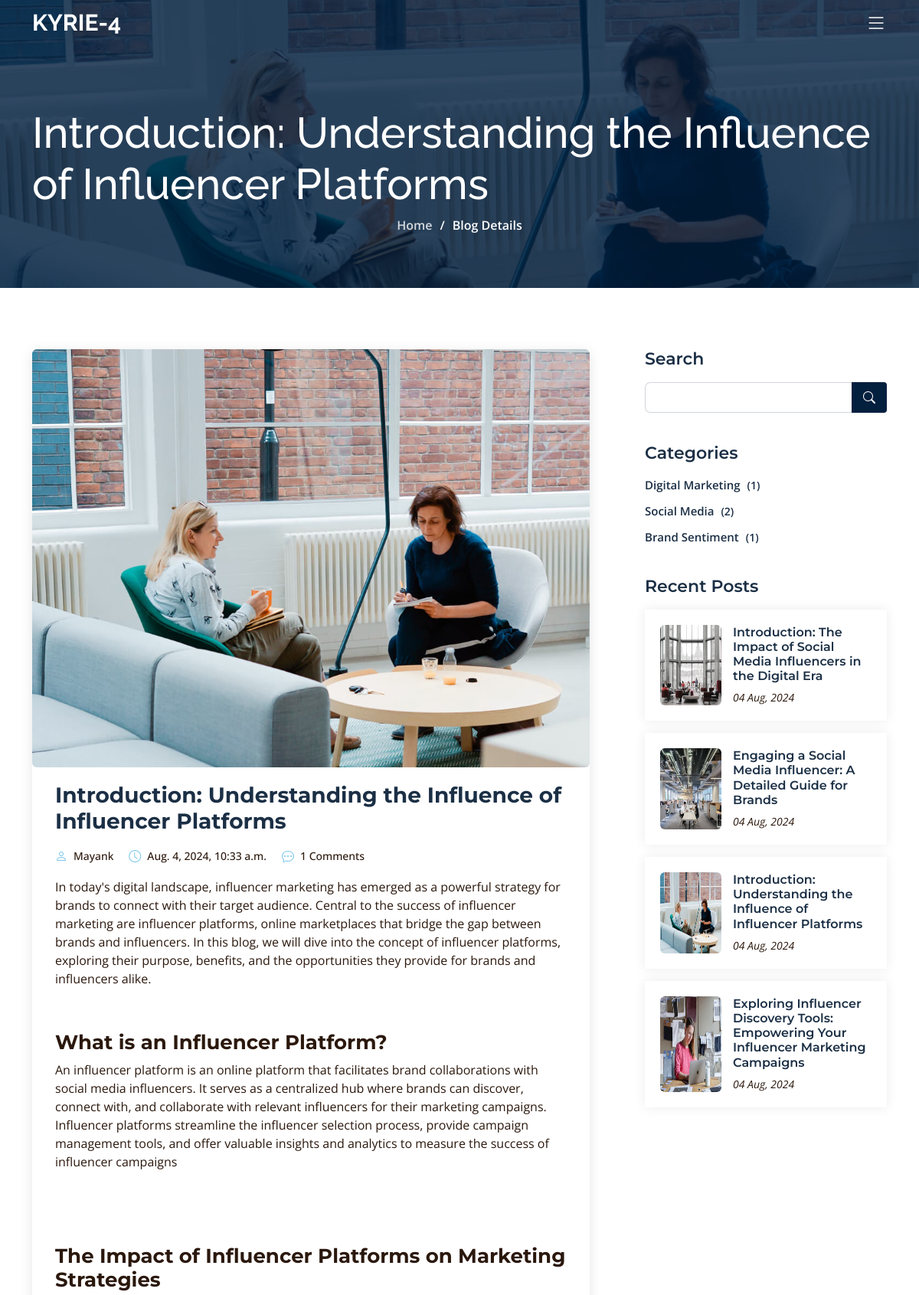
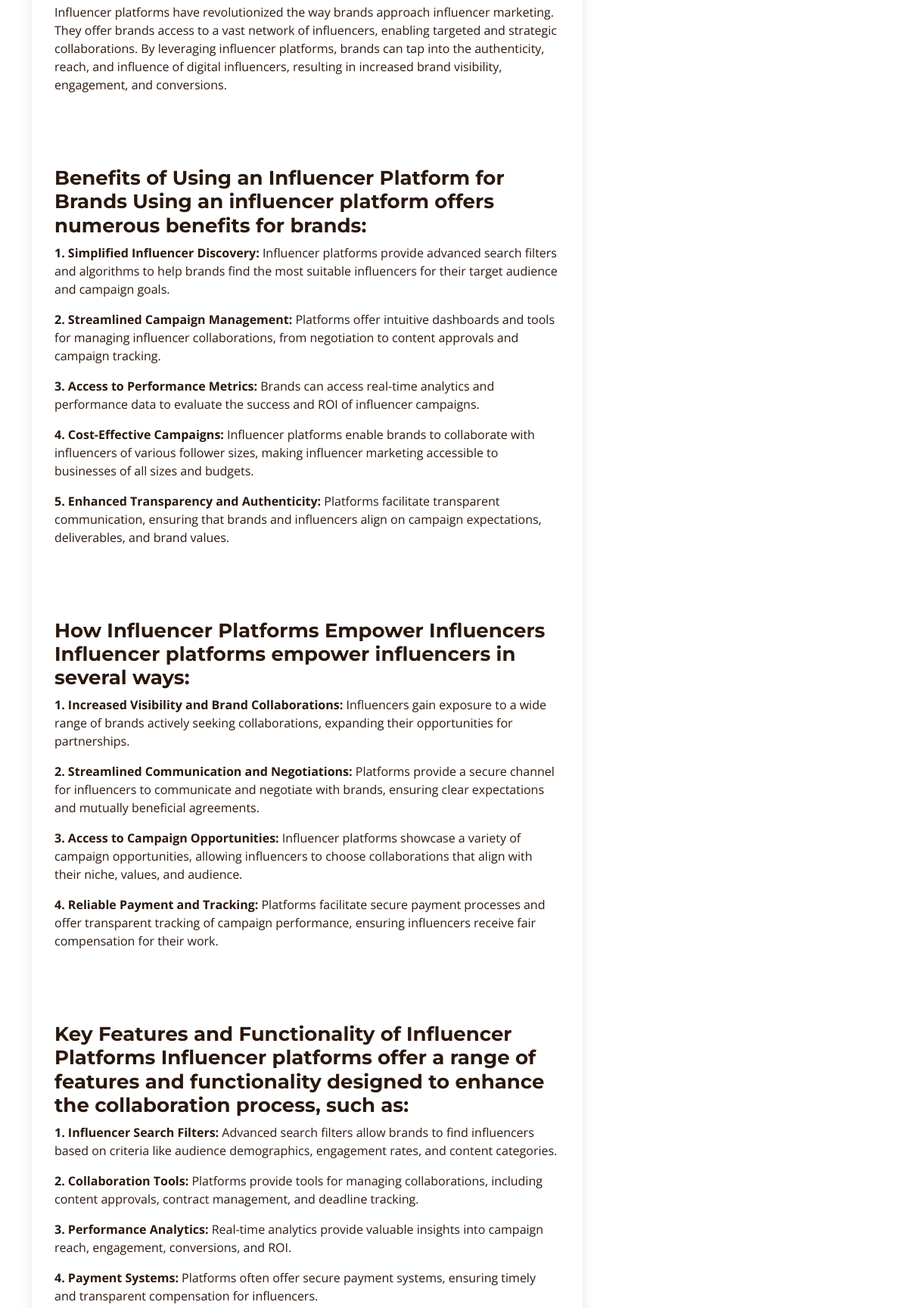
Screenshot of /blogs/introduction-understanding-the-influence-of-influencer-platforms/ (upper part) with the database file from the repository (2 pictures, top to bottom).
### blog/models.py (models this page shows, shortened)
class Article(models.Model):
    meta_title = models.CharField(max_length=255)
    meta_description = models.TextField()
    meta_keywords = models.TextField()
    article_slug = models.SlugField(unique=True, max_length=255)
    author_name = models.CharField(max_length=255)
    article_title_h1 = models.CharField(max_length=255)
    category_name = models.ForeignKey('BlogCategory', on_delete=models.CASCADE)
    article_short_description = models.CharField(max_length=200)
    article_date = models.DateTimeField(default=timezone.now, blank=True, null=True)
    thoughts = models.TextField()
    description = RichTextField()
    image = models.ImageField(upload_to='article_images/')

class BlogCategory(models.Model):
    category_name = models.CharField(max_length=255)
    def article_count(self):
        return self.article_set.count()

### blog/views.py (the view)
# urls.py: path('blogs/<slug:article_slug>/', blog_views.blog_details, name='article_detail'),
def blog_details(request, article_slug):
    article = get_object_or_404(Article, article_slug=article_slug)
    recent_posts = Article.objects.all().order_by('-article_date')[:10]
    categories = BlogCategory.objects.all()
    footer = Footer.objects.first()
    comments = article.comments.filter(active=True)
    new_comment = None
    if request.method == 'POST':
        comment_form = CommentForm(data=request.POST)
        if comment_form.is_valid():
            new_comment = comment_form.save(commit=False)
            new_comment.article = article
            new_comment.save()
            return redirect('article_detail', article_slug=article_slug)
    else:
        comment_form = CommentForm()
    try:
        seo_meta = SEOmeta.objects.get(page_name='blog_details')
    except SEOmeta.DoesNotExist:
        seo_meta = None
    return render(request, 'blog-details.html', {
        'article': article,
        'recent_posts': recent_posts,
        'comments': comments,
        'categories': categories,
        'new_comment': new_comment,
        'comment_form': comment_form,
        'seo_meta': seo_meta,
        'footer': footer,
    })

### blog/forms.py
class CommentForm(forms.ModelForm):
    class Meta:
        model = Comment
        fields = ('name', 'email', 'body')

### blog/templates/blog-details.html (shortened to what this page needs)
{% extends "base.html" %}
{% load static %}
{% block content %}
<div class="breadcrumbs d-flex align-items-center" style="background-image: url('{{ article.image.url }}');">
  <div class="container position-relative d-flex flex-column align-items-center">
    <h2>{{ article.article_title_h1 }}</h2>
    <ol>
      <li><a href="/">Home</a></li>
      <li>Blog Details</li>
    </ol>
  </div>
</div>
<section id="blog" class="blog">
  <div class="container" data-aos="fade-up">
    <div class="row g-5">
      <div class="col-lg-8" data-aos="fade-up" data-aos-delay="200">
        <article class="blog-details">
          <div class="post-img">
            <img src="{{ article.image.url }}" alt="{{ article.article_title_h1 }}" class="img-fluid rounded">
          </div>
          <h2 class="title">{{ article.article_title_h1 }}</h2>
          <div class="meta-top">
            <ul>
              <li class="d-flex align-items-center"><i class="bi bi-person"></i> <a href="#">{{ article.author_name }}</a></li>
              <li class="d-flex align-items-center"><i class="bi bi-clock"></i> <a href="#"><time datetime="{{ article.article_date }}">{{ article.article_date }}</time></a></li>
              <li class="d-flex align-items-center"><i class="bi bi-chat-dots"></i> <a href="#">{{ comments.count }} Comments</a></li>
            </ul>
          </div>
          <div class="content">
            {{ article.description|safe }}
          </div>
          <br><br>
          {% for detail in article.articledetails_set.all %}
          <br><br>
          {% endfor %}
        </article>
      </div>
      <div class="col-lg-4" data-aos="fade-up" data-aos-delay="400">
        <div class="sidebar ps-lg-4">
          <div class="sidebar-item search-form">
            <h3 class="sidebar-title">Search</h3>
            <form action="" class="mt-3">
              <input type="text">
              <button type="submit"><i class="bi bi-search"></i></button>
            </form>
          </div>
          <div class="sidebar-item categories">
              <h3 class="sidebar-title">Categories</h3>
              <ul class="mt-3">
                  {% for category in categories %}
                      <li><a href="/category/{{ category.category_name }}/">{{ category.category_name }} <span>({{ category.article_count }})</span></a></li>
                  {% endfor %}
              </ul>
          </div>
          <div class="sidebar-item recent-posts">
            <h3 class="sidebar-title">Recent Posts</h3>
            <div class="mt-3">
              {% for recent_post in recent_posts %}
              <div class="post-item mt-3">
                <img src="{{ recent_post.image.url }}" alt="" class="flex-shrink-0">
                <div>
                  <h4><a href="{% url 'article_detail' recent_post.article_slug %}">{{ recent_post.article_title_h1 }}</a></h4>
                  <time datetime="{{ recent_post.article_date }}">{{ recent_post.article_date|date:"d M, Y" }}</time>
                </div>
              </div>
              {% endfor %}
            </div>
          </div>
        </div>
      </div>
    </div>
  </div>
</section>
{% endblock %}

### blog/static/assets/css/main.css (style rules this page uses)
:root { --font-default: "Open Sans", system-ui, -apple-system, "Segoe UI", Roboto, "Helvetica Neue", Arial, "Noto Sans", "Liberation Sans", sans-serif, "Apple Color Emoji", "Segoe UI Emoji", "Segoe UI Symbol", "Noto Color Emoji"; --font-primary: "Montserrat", sans-serif; --font-secondary: "Raleway", sans-serif; }
:root { --color-default: #2b180d; --color-primary: #04203f; --color-secondary: #1b2f45; }
:root { scroll-behavior: smooth; }
body { font-family: var(--font-default); color: var(--color-default); }
a { color: var(--color-primary); text-decoration: none; transition: 0.3s; }
h1, h2, h3, h4, h5, h6 { font-family: var(--font-primary); font-weight: bold; }
h2 { font-size: 26px; }
h3 { font-size: 24px; }
h4 { font-size: 20px; }
section { overflow: hidden; padding: 80px 0; }
.breadcrumbs { padding: 140px 0 60px 0; min-height: 30vh; position: relative; background-size: cover; background-position: center; background-repeat: no-repeat; }
.breadcrumbs:before { content: ""; background-color: rgb(0 29 61 / 80%); position: absolute; inset: 0; }
.breadcrumbs h2 { font-size: 56px; font-weight: 500; color: #fff; font-family: var(--font-secondary); }
.breadcrumbs ol { display: flex; flex-wrap: wrap; list-style: none; padding: 0 0 10px 0; margin: 0; font-size: 16px; font-weight: 600; color: var(--color-primary); }
.breadcrumbs ol a { color: rgba(255, 255, 255, 0.8); transition: 0.3s; }
.breadcrumbs ol li+li { padding-left: 10px; color: #fff; }
.breadcrumbs ol li+li::before { display: inline-block; padding-right: 10px; color: #fff; content: "/"; }
.blog .blog-details { box-shadow: 0 4px 16px rgba(0, 0, 0, 0.1); padding: 30px; }
.blog .blog-details .post-img { margin: -30px -30px 20px -30px; overflow: hidden; }
.blog .blog-details .title { font-size: 28px; font-weight: 700; padding: 0; margin: 20px 0 0 0; color: var(--color-secondary); }
.blog .blog-details .content { margin-top: 20px; }
.blog .blog-details .meta-top { margin-top: 20px; color: var(--color-gray); }
.blog .blog-details .meta-top ul { display: flex; flex-wrap: wrap; list-style: none; align-items: center; padding: 0; margin: 0; }
.blog .blog-details .meta-top ul li+li { padding-left: 20px; }
.blog .blog-details .meta-top i { font-size: 16px; margin-right: 8px; line-height: 0; color: rgba(86, 184, 230, 0.8); }
.blog .blog-details .meta-top a { color: var(--color-gray); font-size: 14px; display: inline-block; line-height: 1; font-weight: 500; }
.blog .sidebar .sidebar-title { font-size: 22px; font-weight: 600; padding: 0; margin: 0; color: var(--color-secondary); }
.blog .sidebar .sidebar-item+.sidebar-item { margin-top: 40px; }
.blog .sidebar .search-form form { background: #fff; border: 1px solid rgba(27, 47, 69, 0.2); padding: 3px 10px; position: relative; border-radius: 7px; }
.blog .sidebar .search-form form input[type=text] { border: 0; padding: 4px; border-radius: 4px; width: calc(100% - 40px); }
.blog .sidebar .search-form form button { position: absolute; top: 0; right: 0; bottom: 0; border: 0; background: none; font-size: 16px; padding: 0 15px; margin: -1px; background: var(--color-primary); color: #fff; transition: 0.3s; border-radius: 0 4px 4px 0; line-height: 0; }
.blog .sidebar .search-form form button i { line-height: 0; }
.blog .sidebar .categories ul { list-style: none; padding: 0; }
.blog .sidebar .categories ul li+li { padding-top: 10px; }
.blog .sidebar .categories ul a { color: var(--color-secondary); font-size: 15px; font-weight: 600; }
.blog .sidebar .categories ul a span { padding-left: 5px; color: rgba(var(--color-default-rgb), 0.4); font-size: 14px; }
.blog .sidebar .recent-posts .post-item { display: flex; box-shadow: 0px 0 15px rgba(0, 0, 0, 0.08); padding: 20px; }
.blog .sidebar .recent-posts .post-item+.post-item { margin-top: 15px; }
.blog .sidebar .recent-posts img { width: 80px; margin-right: 15px; border-radius: 6px; }
.blog .sidebar .recent-posts h4 { font-size: 16px; font-weight: 600; }
.blog .sidebar .recent-posts h4 a { color: var(--color-secondary); transition: 0.3s; }
.blog .sidebar .recent-posts time { display: block; font-style: italic; font-size: 14px; color: rgba(var(--color-default-rgb), 0.4); }

### rows the page displays
Article: image (picture), article_title_h1 "Introduction: Understanding the Influence of Influencer Platforms", author_name "Mayank", article_date "Aug. 4, 2024, 10:33 a.m.", description "In today's digital landscape, influencer marketing has emerged as a powerful strategy for brands to connect with their target audience. Central to the success of influencer marketing are influencer platforms, online marketplaces that bridge the gap between brands and influencers. In this blog, we will dive into the concept of influencer platforms, exploring their purpose, benefits, and the opportunities they provide for brands and influencers alike. What is an Influencer Platform? An influencer platform is an online platform that facilitates brand collaborations with social media influencers. It serves as a centralized hub where brands can discover, connect with, and collaborate with…", article_date "04 Aug, 2024"
BlogCategory: category_name "Digital Marketing", article_count "1"
BlogCategory: category_name "Social Media", article_count "2"
BlogCategory: category_name "Brand Sentiment", article_count "1"
Article: image (picture), article_title_h1 "Introduction: The Impact of Social Media Influencers in the Digital Era", article_date "04 Aug, 2024"
Article: image (picture), article_title_h1 "Engaging a Social Media Influencer: A Detailed Guide for Brands", article_date "04 Aug, 2024"
Article: image (picture), article_title_h1 "Exploring Influencer Discovery Tools: Empowering Your Influencer Marketing Campaigns", article_date "04 Aug, 2024"

### other values shown
{{ comments.count }} "1"
